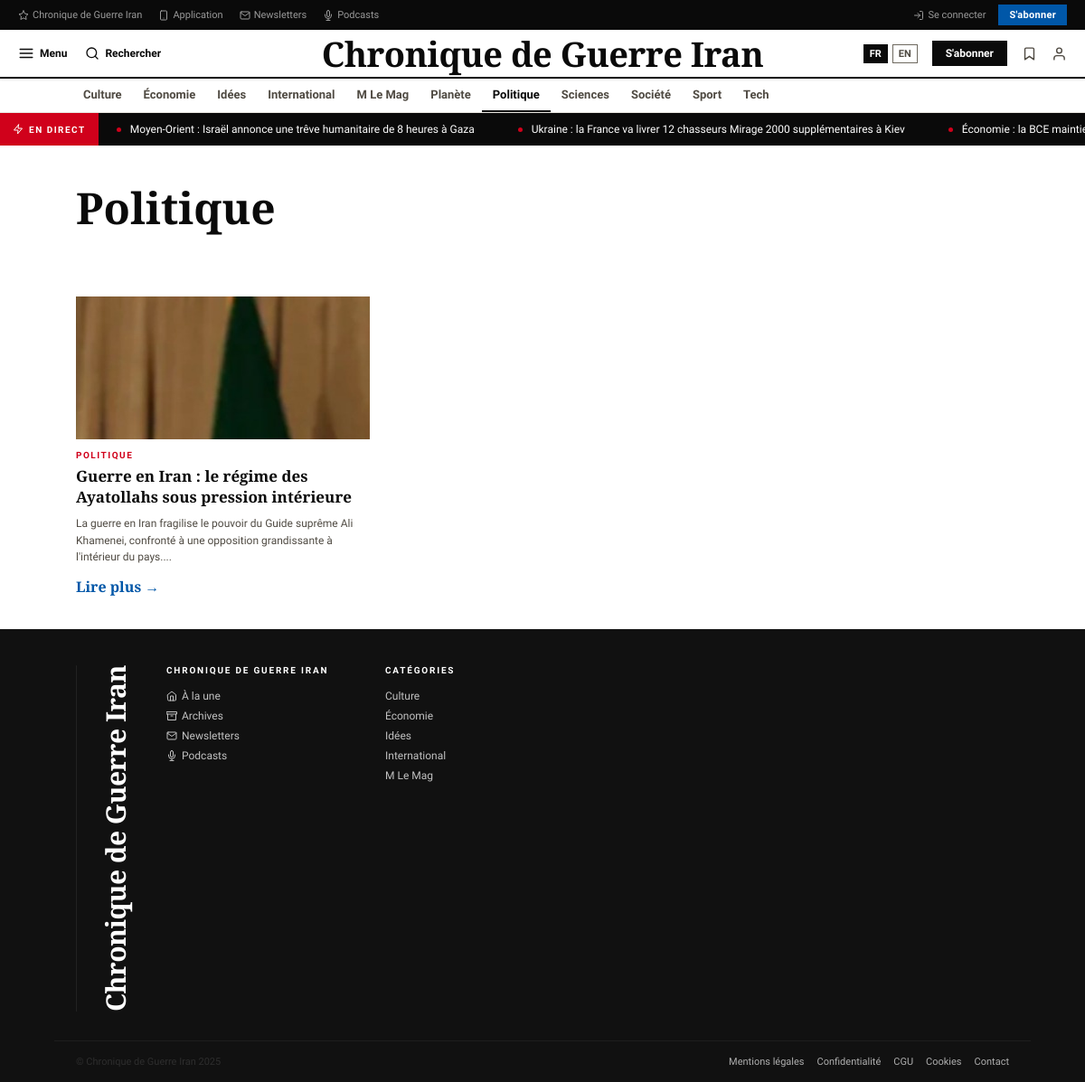
/category.php?slug=politique, run on the app's committed database.
### tables this page shows
CREATE TABLE IF NOT EXISTS categories (
    id INT AUTO_INCREMENT PRIMARY KEY,
    name VARCHAR(100) NOT NULL UNIQUE,
    slug VARCHAR(100) NOT NULL UNIQUE,
    created_at TIMESTAMP DEFAULT CURRENT_TIMESTAMP,
    updated_at TIMESTAMP DEFAULT CURRENT_TIMESTAMP ON UPDATE CURRENT_TIMESTAMP
);

CREATE TABLE IF NOT EXISTS diffusion (
    id INT AUTO_INCREMENT PRIMARY KEY,
    title VARCHAR(500) NOT NULL,
    status_id INT NOT NULL DEFAULT 1,
    created_at TIMESTAMP DEFAULT CURRENT_TIMESTAMP,
    updated_at TIMESTAMP DEFAULT CURRENT_TIMESTAMP ON UPDATE CURRENT_TIMESTAMP,
    FOREIGN KEY (status_id) REFERENCES statuts(id) ON DELETE RESTRICT,
    INDEX idx_status (status_id),
    INDEX idx_created (created_at)
);

CREATE TABLE IF NOT EXISTS articles (
    id INT AUTO_INCREMENT PRIMARY KEY,
    category_id INT NOT NULL,
    title VARCHAR(255) NOT NULL,
    description VARCHAR(500),
    content LONGTEXT,
    author VARCHAR(150),
    image_url VARCHAR(500),
    is_featured BOOLEAN DEFAULT 0,
    published_at TIMESTAMP DEFAULT CURRENT_TIMESTAMP,
    created_at TIMESTAMP DEFAULT CURRENT_TIMESTAMP,
    updated_at TIMESTAMP DEFAULT CURRENT_TIMESTAMP ON UPDATE CURRENT_TIMESTAMP,
    FOREIGN KEY (category_id) REFERENCES categories(id) ON DELETE CASCADE,
    INDEX idx_category (category_id),
    INDEX idx_published (published_at),
    INDEX idx_featured (is_featured)
);

### model/Category.php (called while the page is built, shortened)
<?php
class Category {
    private $pdo;
    public function __construct($pdo) {
        $this->pdo = $pdo;
    }
    public function getAll() {
        $sql = "SELECT * FROM categories ORDER BY name ASC";
        $stmt = $this->pdo->prepare($sql);
        $stmt->execute();
        return $stmt->fetchAll(PDO::FETCH_ASSOC);
    }
    public function getBySlug($slug) {
        $sql = "SELECT * FROM categories WHERE slug = :slug";
        $stmt = $this->pdo->prepare($sql);
        $stmt->bindParam(':slug', $slug);
        $stmt->execute();
        return $stmt->fetch(PDO::FETCH_ASSOC);
    }
}
?>

### controller/ArticleController.php (called while the page is built, shortened)
<?php
require_once __DIR__ . '/../model/Article.php';
require_once __DIR__ . '/../model/Category.php';
class ArticleController {
    private $article;
    private $category;
    public function __construct($pdo) {
        $this->article = new Article($pdo);
        $this->category = new Category($pdo);
    }
    public function listByCategory($category_slug, $page = 1) {
        $page = max(1, (int)$page);
        $category = $this->category->getBySlug($category_slug);
        $limit = 9;
        $offset = ($page - 1) * $limit;
        $articles = $this->article->getByCategory($category['id'], $limit, $offset);
        return [
            'articles' => $articles,
            'category' => $category,
            'page' => $page
        ];
    }
}
?>

### model/Article.php (called while the page is built, shortened)
<?php
class Article {
    private $pdo;
    public function __construct($pdo) {
        $this->pdo = $pdo;
    }
    public function getByCategory($category_id, $limit = 10, $offset = 0) {
        $sql = "SELECT a.*, c.name as category_name FROM articles a
                LEFT JOIN categories c ON a.category_id = c.id
                WHERE a.category_id = :category_id
                ORDER BY a.published_at DESC
                LIMIT :offset, :limit";
        $stmt = $this->pdo->prepare($sql);
        $stmt->bindParam(':category_id', $category_id, PDO::PARAM_INT);
        $stmt->bindParam(':offset', $offset, PDO::PARAM_INT);
        $stmt->bindParam(':limit', $limit, PDO::PARAM_INT);
        $stmt->execute();
        return $stmt->fetchAll(PDO::FETCH_ASSOC);
    }
}
?>

### controller/DiffusionController.php (called while the page is built, shortened)
<?php
require_once __DIR__ . '/../model/Diffusion.php';
require_once __DIR__ . '/../model/Article.php';
class DiffusionController {
    private $diffusion;
    public function __construct($pdo) {
        $this->diffusion = new Diffusion($pdo);
    }
    public function getActive() {
        $diffusions = $this->diffusion->getActive(8);
        return ['diffusions' => $diffusions];
    }
}
?>

### model/Diffusion.php (called while the page is built, shortened)
<?php
class Diffusion {
    private $pdo;
    public function __construct($pdo) {
        $this->pdo = $pdo;
    }
    public function getActive($limit = 10) {
        $sql = "SELECT d.*, s.name as status_name FROM diffusion d
                LEFT JOIN statuts s ON d.status_id = s.id
                WHERE d.status_id IN (1, 3)
                ORDER BY d.created_at DESC
                LIMIT :limit";
        $stmt = $this->pdo->prepare($sql);
        $stmt->bindParam(':limit', $limit, PDO::PARAM_INT);
        $stmt->execute();
        return $stmt->fetchAll(PDO::FETCH_ASSOC);
    }
}
?>

### category.php (the view, shortened to what this page needs)
<?php
require_once __DIR__ . '/model/Category.php';
require_once __DIR__ . '/controller/ArticleController.php';
require_once __DIR__ . '/controller/DiffusionController.php';
$database = new Database();
$pdo = $database->connect();
$articleController = new ArticleController($pdo);
$diffusionController = new DiffusionController($pdo);
$categoryModel = new Category($pdo);
$slug = isset($_GET['slug']) ? $_GET['slug'] : 'a-la-une';
$page = isset($_GET['page']) ? (int)$_GET['page'] : 1;
$data = $articleController->listByCategory($slug, $page);
$articles = $data['articles'];
$category = $data['category'];
$categories = $categoryModel->getAll();
$diffusions = $diffusionController->getActive()['diffusions'];
?>
<!DOCTYPE html>
<html lang="fr">
<head>
    <link rel="stylesheet" href="inc/css/style.css">
</head>
<body>
<div class="util-bar">
  <div class="util-bar__left">
    <a href="#"><svg data-feather="star"></svg>Chronique de Guerre Iran</a>
    <a href="#"><svg data-feather="smartphone"></svg>Application</a>
    <a href="#"><svg data-feather="mail"></svg>Newsletters</a>
    <a href="#"><svg data-feather="mic"></svg>Podcasts</a>
  </div>
  <div class="util-bar__right">
    <a href="#"><svg data-feather="log-in"></svg>Se connecter</a>
    <button class="btn-sub-util">S'abonner</button>
  </div>
</div>
<nav class="main-nav">
  <div class="nav-left">
    <button class="nav-btn">
      <svg data-feather="menu"></svg>
      Menu
    </button>
    <button class="nav-btn search">
      <svg data-feather="search"></svg>
      Rechercher
    </button>
  </div>
  <div class="nav-logo"><a href="index.php">Chronique de Guerre Iran</a></div>
  <div class="nav-right">
    <div class="nav-lang">
      <a href="#" class="active">FR</a>
      <a href="#">EN</a>
    </div>
    <button class="btn-sub-nav">S'abonner</button>
    <span class="nav-icon"><svg data-feather="bookmark"></svg></span>
    <span class="nav-icon"><svg data-feather="user"></svg></span>
  </div>
</nav>
<nav class="rubrique-nav">
  <ul>
    <?php foreach ($categories as $cat): ?>
      <li class="<?php echo $cat['id'] === $category['id'] ? 'active' : ''; ?>">
        <a href="category.php?slug=<?php echo urlencode($cat['slug']); ?>">
          <?php echo htmlspecialchars($cat['name']); ?>
        </a>
      </li>
    <?php endforeach; ?>
  </ul>
</nav>
<div class="ticker">
  <div class="ticker-label">
    <svg data-feather="zap"></svg>
    En direct
  </div>
  <div class="ticker-scroll">
    <div class="ticker-track">
      <?php if (!empty($diffusions)): ?>
        <?php foreach ($diffusions as $diffusion): ?>
          <span class="item"><?php echo htmlspecialchars($diffusion['title']); ?></span>
        <?php endforeach; ?>
      <?php else: ?>
        <span class="item">Aucune actualité en direct</span>
      <?php endif; ?>
    </div>
  </div>
</div>
<div class="section" style="padding-bottom: 20px;">
  <h1 style="font-family: 'Playfair Display', serif; font-size: 48px; font-weight: 900; color: #0a0a0a; margin-bottom: 10px;">
    <?php echo htmlspecialchars($category['name']); ?>
  </h1>
</div>
<div class="section">
  <div class="grid3">
    <?php if (!empty($articles)): ?>
      <?php foreach ($articles as $art): ?>
        <div class="card">
          <div class="thumb">
            <div class="thumb-inner" style="background: linear-gradient(140deg, #1a2535, #2e4258); background-image: url('<?php echo htmlspecialchars($art['image_url'] ?? ''); ?>');">
            </div>
          </div>
          <div class="ckicker"><?php echo htmlspecialchars($category['name']); ?></div>
          <div class="card-title"><?php echo htmlspecialchars($art['title']); ?></div>
          <div class="card-desc"><?php echo htmlspecialchars(substr($art['description'] ?? '', 0, 150) . '...'); ?></div>
          <a href="article.php?id=<?php echo $art['id']; ?>" style="margin-top: 12px; display: block; color: #0057a8; text-decoration: none; font-weight: 600;">Lire plus →</a>
        </div>
      <?php endforeach; ?>
    <?php else: ?>
      <p style="grid-column: 1 / -1;">Aucun article dans cette catégorie pour le moment.</p>
    <?php endif; ?>
  </div>
</div>
<footer>
  <div class="footer-main">
    <div class="footer-logo">Chronique de Guerre Iran</div>
    <div class="fcol">
      <h4>Chronique de Guerre Iran</h4>
      <a href="index.php"><svg data-feather="home"></svg>À la une</a>
      <a href="#"><svg data-feather="archive"></svg>Archives</a>
      <a href="#"><svg data-feather="mail"></svg>Newsletters</a>
      <a href="#"><svg data-feather="mic"></svg>Podcasts</a>
    </div>
    <div class="fcol">
      <h4>Catégories</h4>
      <?php foreach (array_slice($categories, 0, 5) as $cat): ?>
        <a href="category.php?slug=<?php echo urlencode($cat['slug']); ?>"><?php echo htmlspecialchars($cat['name']); ?></a>
      <?php endforeach; ?>
    </div>
  </div>
  <div class="footer-bottom">
    <span style="color:#2e2e2e;">© Chronique de Guerre Iran 2025</span>
    <div class="footer-bottom-links">
      <a href="#">Mentions légales</a>
      <a href="#">Confidentialité</a>
      <a href="#">CGU</a>
      <a href="#">Cookies</a>
      <a href="#">Contact</a>
    </div>
  </div>
</footer>
</body>
</html>

### data on the page
categories: name "Culture"
categories: name "Économie"
categories: name "Idées"
categories: name "International"
categories: name "M Le Mag"
categories: name "Planète"
categories: name "Politique"
categories: name "Sciences"
categories: name "Société"
categories: name "Sport"
categories: name "Tech"
diffusion: title "Moyen-Orient : Israël annonce une trêve humanitaire de 8 heures à Gaza"
diffusion: title "Ukraine : la France va livrer 12 chasseurs Mirage 2000 supplémentaires à Kiev"
diffusion: title "Économie : la BCE…"
articles: image_url (picture), category.name "POLITIQUE", title "Guerre en Iran : le régime des Ayatollahs sous pression intérieure", description "La guerre en Iran fragilise le pouvoir du Guide suprême Ali Khamenei, confronté à une opposition grandissante à l'intérieur du pays...."
